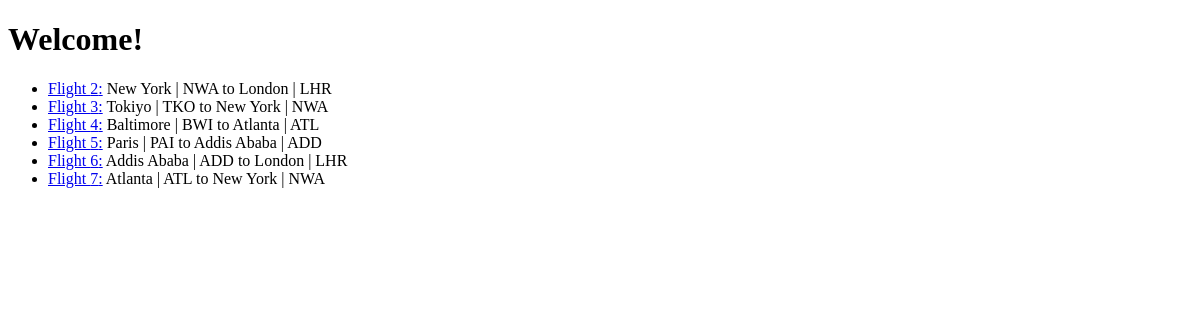
The page /flights/ on the database as committed earlier.
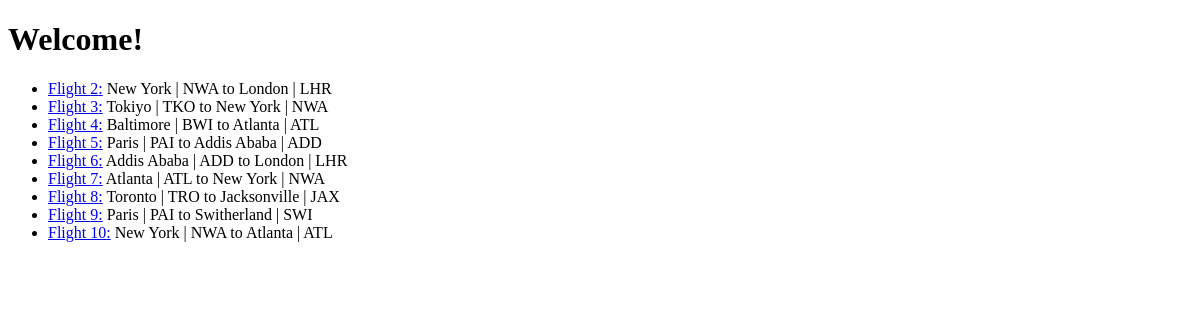
The same page on the database as committed later.
### flights/models.py (models this page shows, shortened)
class Flight(models.Model):
    origin = models.ForeignKey(Airport, on_delete=models.CASCADE, related_name='departures')
    destination = models.ForeignKey(Airport, on_delete=models.CASCADE, related_name='arrivals')
    length = models.IntegerField()

class Airport(models.Model):
    city = models.CharField(max_length=20)
    code = models.CharField(max_length=3)
    def __str__(self):
        return f'{self.city} | {self.code}'

### flights/views.py (the view)
# urls.py: path('', views.index, name='index'),
def index(request):
    return render(request, 'flights/index.html', {
        'flights': Flight.objects.all()
    })

### flights/templates/flights/index.html (shortened to what this page needs)
{% extends "flights/layout.html" %}
{% block content %}
    <h1>Welcome!</h1>
    <ul>
        {% for flight in flights %}
            <li> <a href="{% url 'flights:details' flight.id %}">Flight {{ flight.id }}:</a> {{ flight.origin }} to {{ flight.destination }} </li>
        {% empty %}
            <li>There are no flights that are avialable.</li>
        {% endfor %}
    </ul>
{% endblock content %}

Rows that differ between the two databases and show on the page:
added Flight: id "8", origin "Toronto | TRO", destination "Jacksonville | JAX"
added Flight: id "9", origin "Paris | PAI", destination "Switherland | SWI"
added Flight: id "10", origin "New York | NWA", destination "Atlanta | ATL"
